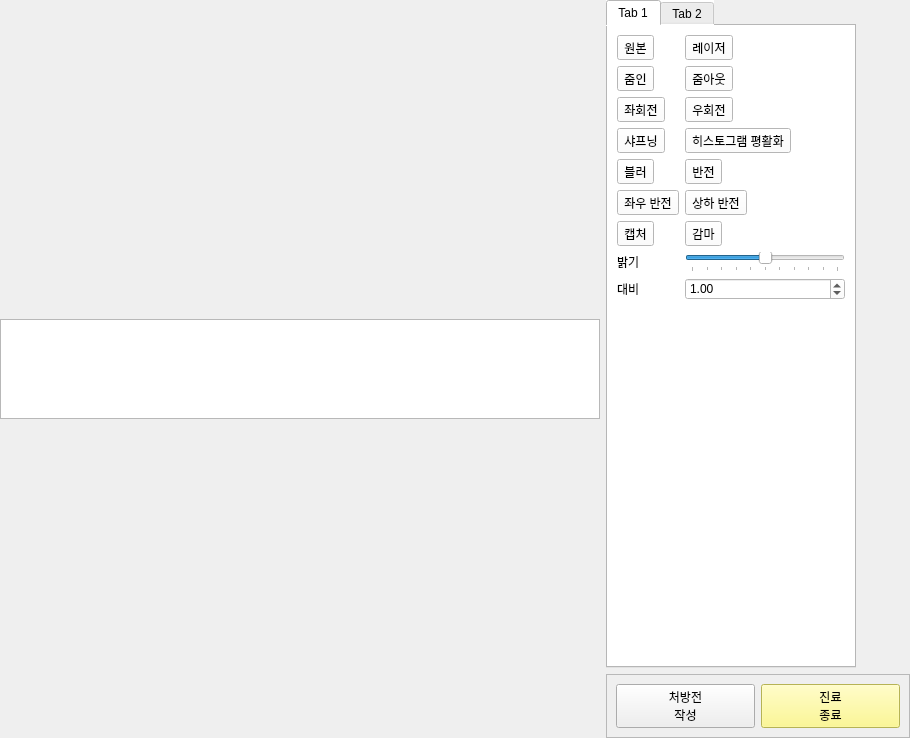
<?xml version="1.0" encoding="UTF-8"?>
<ui version="4.0">
 <class>ImageAlbum</class>
 <widget class="QWidget" name="ImageAlbum">
  <property name="geometry">
   <rect>
    <x>0</x>
    <y>0</y>
    <width>910</width>
    <height>701</height>
   </rect>
  </property>
  <property name="cursor">
   <cursorShape>ArrowCursor</cursorShape>
  </property>
  <layout class="QGridLayout" name="gridLayout_2">
   <property name="leftMargin">
    <number>0</number>
   </property>
   <property name="topMargin">
    <number>0</number>
   </property>
   <property name="rightMargin">
    <number>0</number>
   </property>
   <property name="bottomMargin">
    <number>0</number>
   </property>
   <item row="0" column="0">
    <layout class="QHBoxLayout" name="horizontalLayout">
     <item>
      <layout class="QVBoxLayout" name="verticalLayout_2">
       <item>
        <layout class="QGridLayout" name="gridLayout"/>
       </item>
       <item>
        <widget class="QListWidget" name="listWidget">
         <property name="sizePolicy">
          <sizepolicy hsizetype="Preferred" vsizetype="Preferred">
           <horstretch>0</horstretch>
           <verstretch>0</verstretch>
          </sizepolicy>
         </property>
         <property name="minimumSize">
          <size>
           <width>600</width>
           <height>100</height>
          </size>
         </property>
         <property name="maximumSize">
          <size>
           <width>16777215</width>
           <height>100</height>
          </size>
         </property>
         <property name="baseSize">
          <size>
           <width>600</width>
           <height>80</height>
          </size>
         </property>
         <property name="verticalScrollBarPolicy">
          <enum>Qt::ScrollBarAsNeeded</enum>
         </property>
         <property name="horizontalScrollBarPolicy">
          <enum>Qt::ScrollBarAlwaysOff</enum>
         </property>
         <property name="iconSize">
          <size>
           <width>120</width>
           <height>80</height>
          </size>
         </property>
         <property name="movement">
          <enum>QListView::Static</enum>
         </property>
         <property name="flow">
          <enum>QListView::LeftToRight</enum>
         </property>
         <property name="resizeMode">
          <enum>QListView::Adjust</enum>
         </property>
         <property name="viewMode">
          <enum>QListView::IconMode</enum>
         </property>
        </widget>
       </item>
      </layout>
     </item>
     <item>
      <layout class="QVBoxLayout" name="verticalLayout">
       <item>
        <widget class="QTabWidget" name="tabWidget">
         <property name="sizePolicy">
          <sizepolicy hsizetype="Preferred" vsizetype="Preferred">
           <horstretch>0</horstretch>
           <verstretch>0</verstretch>
          </sizepolicy>
         </property>
         <property name="minimumSize">
          <size>
           <width>250</width>
           <height>0</height>
          </size>
         </property>
         <property name="maximumSize">
          <size>
           <width>250</width>
           <height>16777215</height>
          </size>
         </property>
         <property name="styleSheet">
          <string notr="true">background-color: rgb(255, 255, 255);
</string>
         </property>
         <property name="currentIndex">
          <number>0</number>
         </property>
         <widget class="QWidget" name="tab">
          <attribute name="title">
           <string>Tab 1</string>
          </attribute>
          <layout class="QFormLayout" name="formLayout_2">
           <item row="0" column="0">
            <widget class="QToolButton" name="OrigImage">
             <property name="text">
              <string>원본</string>
             </property>
            </widget>
           </item>
           <item row="0" column="1">
            <widget class="QToolButton" name="Laser">
             <property name="text">
              <string>레이저</string>
             </property>
            </widget>
           </item>
           <item row="1" column="0">
            <widget class="QToolButton" name="ZoomIn">
             <property name="text">
              <string>줌인</string>
             </property>
            </widget>
           </item>
           <item row="1" column="1">
            <widget class="QToolButton" name="ZoomOut">
             <property name="text">
              <string>줌아웃</string>
             </property>
            </widget>
           </item>
           <item row="2" column="0">
            <widget class="QToolButton" name="LeftRotate">
             <property name="text">
              <string>좌회전</string>
             </property>
            </widget>
           </item>
           <item row="2" column="1">
            <widget class="QToolButton" name="RightRotate">
             <property name="text">
              <string>우회전</string>
             </property>
            </widget>
           </item>
           <item row="3" column="0">
            <widget class="QToolButton" name="Sharpening">
             <property name="text">
              <string>샤프닝</string>
             </property>
            </widget>
           </item>
           <item row="3" column="1">
            <widget class="QToolButton" name="HistEqual">
             <property name="text">
              <string>히스토그램 평활화</string>
             </property>
            </widget>
           </item>
           <item row="4" column="0">
            <widget class="QToolButton" name="Blur">
             <property name="text">
              <string>블러</string>
             </property>
            </widget>
           </item>
           <item row="4" column="1">
            <widget class="QToolButton" name="Reverse">
             <property name="text">
              <string>반전</string>
             </property>
            </widget>
           </item>
           <item row="5" column="0">
            <widget class="QToolButton" name="VReverse">
             <property name="text">
              <string>좌우 반전</string>
             </property>
            </widget>
           </item>
           <item row="5" column="1">
            <widget class="QToolButton" name="HReverse">
             <property name="text">
              <string>상하 반전</string>
             </property>
            </widget>
           </item>
           <item row="6" column="0">
            <widget class="QToolButton" name="Capture">
             <property name="text">
              <string>캡처</string>
             </property>
            </widget>
           </item>
           <item row="7" column="0">
            <widget class="QLabel" name="label">
             <property name="text">
              <string>밝기</string>
             </property>
             <property name="buddy">
              <cstring>Brightness</cstring>
             </property>
            </widget>
           </item>
           <item row="7" column="1">
            <widget class="QSlider" name="Brightness">
             <property name="minimum">
              <number>-50</number>
             </property>
             <property name="maximum">
              <number>50</number>
             </property>
             <property name="orientation">
              <enum>Qt::Horizontal</enum>
             </property>
             <property name="tickPosition">
              <enum>QSlider::TicksBelow</enum>
             </property>
            </widget>
           </item>
           <item row="9" column="0">
            <widget class="QLabel" name="label_2">
             <property name="text">
              <string>대비</string>
             </property>
             <property name="buddy">
              <cstring>Contrast</cstring>
             </property>
            </widget>
           </item>
           <item row="9" column="1">
            <widget class="QDoubleSpinBox" name="Contrast">
             <property name="maximum">
              <double>2.000000000000000</double>
             </property>
             <property name="singleStep">
              <double>0.200000000000000</double>
             </property>
             <property name="value">
              <double>1.000000000000000</double>
             </property>
            </widget>
           </item>
           <item row="6" column="1">
            <widget class="QToolButton" name="Gamma">
             <property name="text">
              <string>감마</string>
             </property>
            </widget>
           </item>
          </layout>
         </widget>
         <widget class="QWidget" name="tab_2">
          <attribute name="title">
           <string>Tab 2</string>
          </attribute>
          <layout class="QGridLayout" name="gridLayout_5">
           <item row="0" column="0">
            <widget class="QGroupBox" name="groupBox_5">
             <property name="font">
              <font>
               <pointsize>11</pointsize>
               <bold>true</bold>
              </font>
             </property>
             <property name="title">
              <string>그리기</string>
             </property>
             <layout class="QFormLayout" name="formLayout">
              <item row="0" column="0">
               <widget class="QToolButton" name="OrigImage2">
                <property name="text">
                 <string>원본</string>
                </property>
               </widget>
              </item>
              <item row="1" column="1">
               <widget class="QToolButton" name="Freehand">
                <property name="text">
                 <string>폐곡선</string>
                </property>
               </widget>
              </item>
              <item row="2" column="0">
               <widget class="QToolButton" name="Rectangle">
                <property name="text">
                 <string>사각형</string>
                </property>
               </widget>
              </item>
              <item row="2" column="1">
               <widget class="QToolButton" name="Ellipse">
                <property name="text">
                 <string>원</string>
                </property>
               </widget>
              </item>
              <item row="3" column="0">
               <widget class="QToolButton" name="Delete">
                <property name="text">
                 <string>삭제</string>
                </property>
                <property name="shortcut">
                 <string>Del</string>
                </property>
               </widget>
              </item>
              <item row="0" column="1">
               <widget class="QToolButton" name="Lines">
                <property name="text">
                 <string>그리기</string>
                </property>
               </widget>
              </item>
              <item row="1" column="0">
               <widget class="QToolButton" name="Cursor">
                <property name="text">
                 <string>커서</string>
                </property>
               </widget>
              </item>
              <item row="3" column="1">
               <widget class="QToolButton" name="Implant">
                <property name="text">
                 <string>임플란트 식립</string>
                </property>
               </widget>
              </item>
             </layout>
            </widget>
           </item>
           <item row="4" column="0">
            <widget class="QGroupBox" name="groupBox_2">
             <property name="font">
              <font>
               <pointsize>11</pointsize>
               <bold>true</bold>
              </font>
             </property>
             <property name="title">
              <string>길이</string>
             </property>
             <layout class="QGridLayout" name="gridLayout_3">
              <item row="0" column="1" rowspan="2">
               <widget class="QToolButton" name="LengthMeasurement">
                <property name="text">
                 <string>측정</string>
                </property>
               </widget>
              </item>
              <item row="1" column="0">
               <widget class="QRadioButton" name="Pano">
                <property name="text">
                 <string>Pano</string>
                </property>
               </widget>
              </item>
              <item row="2" column="0" colspan="2">
               <widget class="QLineEdit" name="LengthResult"/>
              </item>
              <item row="0" column="0">
               <widget class="QRadioButton" name="Ceph">
                <property name="text">
                 <string>Ceph</string>
                </property>
               </widget>
              </item>
             </layout>
            </widget>
           </item>
           <item row="3" column="0">
            <widget class="QGroupBox" name="groupBox_3">
             <property name="maximumSize">
              <size>
               <width>16777215</width>
               <height>80</height>
              </size>
             </property>
             <property name="font">
              <font>
               <pointsize>11</pointsize>
               <bold>true</bold>
              </font>
             </property>
             <property name="title">
              <string>각도</string>
             </property>
             <layout class="QGridLayout" name="gridLayout_6">
              <item row="0" column="0">
               <widget class="QLineEdit" name="AngleResult"/>
              </item>
              <item row="0" column="1">
               <widget class="QToolButton" name="Angle">
                <property name="text">
                 <string>측정</string>
                </property>
               </widget>
              </item>
             </layout>
            </widget>
           </item>
           <item row="2" column="0">
            <widget class="QGroupBox" name="groupBox">
             <property name="font">
              <font>
               <pointsize>11</pointsize>
               <bold>true</bold>
              </font>
             </property>
             <property name="title">
              <string>텍스트</string>
             </property>
             <layout class="QGridLayout" name="gridLayout_4">
              <item row="1" column="0">
               <widget class="QLabel" name="label_4">
                <property name="font">
                 <font>
                  <pointsize>11</pointsize>
                  <bold>true</bold>
                 </font>
                </property>
                <property name="text">
                 <string>작성할 내용</string>
                </property>
                <property name="buddy">
                 <cstring>lineEdit</cstring>
                </property>
               </widget>
              </item>
              <item row="0" column="1">
               <widget class="QSpinBox" name="Fontsize">
                <property name="value">
                 <number>10</number>
                </property>
               </widget>
              </item>
              <item row="1" column="1">
               <widget class="QLineEdit" name="lineEdit">
                <property name="toolTip">
                 <string/>
                </property>
                <property name="text">
                 <string/>
                </property>
                <property name="placeholderText">
                 <string notr="true"/>
                </property>
               </widget>
              </item>
              <item row="0" column="0">
               <widget class="QLabel" name="label_5">
                <property name="font">
                 <font>
                  <pointsize>11</pointsize>
                  <bold>true</bold>
                 </font>
                </property>
                <property name="text">
                 <string>크기</string>
                </property>
                <property name="buddy">
                 <cstring>Fontsize</cstring>
                </property>
               </widget>
              </item>
              <item row="1" column="2">
               <widget class="QToolButton" name="TextBox">
                <property name="text">
                 <string>입력</string>
                </property>
               </widget>
              </item>
             </layout>
            </widget>
           </item>
           <item row="1" column="0">
            <widget class="QGroupBox" name="groupBox_4">
             <property name="maximumSize">
              <size>
               <width>16777215</width>
               <height>100</height>
              </size>
             </property>
             <property name="font">
              <font>
               <pointsize>11</pointsize>
               <bold>true</bold>
              </font>
             </property>
             <property name="title">
              <string>펜</string>
             </property>
             <layout class="QFormLayout" name="formLayout_3">
              <item row="0" column="0">
               <widget class="QToolButton" name="Brush">
                <property name="text">
                 <string>색상 설정</string>
                </property>
               </widget>
              </item>
              <item row="1" column="0">
               <widget class="QLabel" name="label_3">
                <property name="font">
                 <font>
                  <pointsize>11</pointsize>
                  <bold>true</bold>
                 </font>
                </property>
                <property name="text">
                 <string>펜 두께</string>
                </property>
                <property name="buddy">
                 <cstring>Thickness</cstring>
                </property>
               </widget>
              </item>
              <item row="1" column="1">
               <widget class="QSpinBox" name="Thickness">
                <property name="value">
                 <number>6</number>
                </property>
               </widget>
              </item>
             </layout>
            </widget>
           </item>
          </layout>
         </widget>
        </widget>
       </item>
       <item>
        <widget class="QFrame" name="frame_3">
         <property name="maximumSize">
          <size>
           <width>16777215</width>
           <height>90</height>
          </size>
         </property>
         <property name="frameShape">
          <enum>QFrame::StyledPanel</enum>
         </property>
         <property name="frameShadow">
          <enum>QFrame::Raised</enum>
         </property>
         <layout class="QGridLayout" name="gridLayout_8">
          <item row="0" column="0">
           <widget class="QPushButton" name="Prescription">
            <property name="text">
             <string>처방전
작성</string>
            </property>
           </widget>
          </item>
          <item row="0" column="1">
           <widget class="QPushButton" name="EndTreatment">
            <property name="styleSheet">
             <string notr="true">QPushButton {background-color: rgb(255, 250, 117)}</string>
            </property>
            <property name="text">
             <string>진료
종료</string>
            </property>
           </widget>
          </item>
         </layout>
        </widget>
       </item>
      </layout>
     </item>
    </layout>
   </item>
  </layout>
 </widget>
 <resources/>
 <connections/>
</ui>
